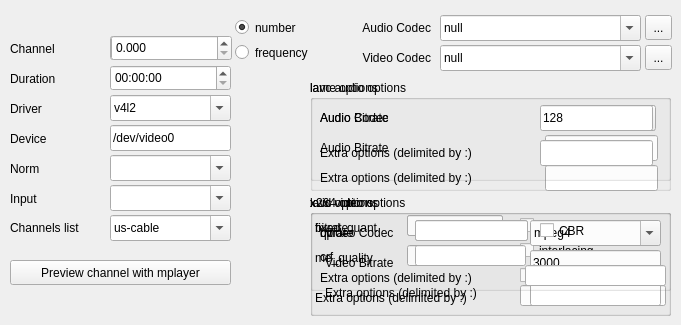
    <widget class="QWidget" name="tab">
     <attribute name="title">
      <string>Main Parameters</string>
     </attribute>
     <widget class="QLabel" name="label_12">
      <property name="geometry">
       <rect>
        <x>10</x>
        <y>131</y>
        <width>91</width>
        <height>16</height>
       </rect>
      </property>
      <property name="text">
       <string>Device</string>
      </property>
     </widget>
     <widget class="QLabel" name="label_6">
      <property name="geometry">
       <rect>
        <x>10</x>
        <y>161</y>
        <width>96</width>
        <height>16</height>
       </rect>
      </property>
      <property name="text">
       <string>Norm</string>
      </property>
     </widget>
     <widget class="QComboBox" name="driver">
      <property name="geometry">
       <rect>
        <x>110</x>
        <y>95</y>
        <width>121</width>
        <height>26</height>
       </rect>
      </property>
      <property name="editable">
       <bool>true</bool>
      </property>
      <item>
       <property name="text">
        <string notr="true">v4l2</string>
       </property>
      </item>
      <item>
       <property name="text">
        <string notr="true">v4l</string>
       </property>
      </item>
     </widget>
     <widget class="QLineEdit" name="device">
      <property name="geometry">
       <rect>
        <x>110</x>
        <y>125</y>
        <width>121</width>
        <height>26</height>
       </rect>
      </property>
      <property name="text">
       <string notr="true">/dev/video0</string>
      </property>
     </widget>
     <widget class="QLabel" name="label_8">
      <property name="geometry">
       <rect>
        <x>320</x>
        <y>20</y>
        <width>111</width>
        <height>16</height>
       </rect>
      </property>
      <property name="text">
       <string>Audio Codec</string>
      </property>
      <property name="alignment">
       <set>Qt::AlignRight|Qt::AlignTrailing|Qt::AlignVCenter</set>
      </property>
     </widget>
     <widget class="QComboBox" name="videocodec">
      <property name="geometry">
       <rect>
        <x>440</x>
        <y>45</y>
        <width>201</width>
        <height>26</height>
       </rect>
      </property>
      <property name="editable">
       <bool>true</bool>
      </property>
      <item>
       <property name="text">
        <string notr="true">null</string>
       </property>
      </item>
     </widget>
     <widget class="QLabel" name="label_2">
      <property name="geometry">
       <rect>
        <x>10</x>
        <y>41</y>
        <width>96</width>
        <height>16</height>
       </rect>
      </property>
      <property name="text">
       <string>Channel</string>
      </property>
     </widget>
     <widget class="QComboBox" name="chanlist">
      <property name="geometry">
       <rect>
        <x>110</x>
        <y>215</y>
        <width>121</width>
        <height>26</height>
       </rect>
      </property>
      <property name="editable">
       <bool>true</bool>
      </property>
      <item>
       <property name="text">
        <string notr="true">us-cable</string>
       </property>
      </item>
      <item>
       <property name="text">
        <string notr="true">us-bcast</string>
       </property>
      </item>
      <item>
       <property name="text">
        <string notr="true">europe-east</string>
       </property>
      </item>
      <item>
       <property name="text">
        <string notr="true">europe-west</string>
       </property>
      </item>
     </widget>
     <widget class="QLabel" name="label_7">
      <property name="geometry">
       <rect>
        <x>10</x>
        <y>221</y>
        <width>96</width>
        <height>31</height>
       </rect>
      </property>
      <property name="text">
       <string>Channels list</string>
      </property>
      <property name="alignment">
       <set>Qt::AlignLeading|Qt::AlignLeft|Qt::AlignTop</set>
      </property>
     </widget>
     <widget class="QSpinBox" name="channel">
      <property name="geometry">
       <rect>
        <x>110</x>
        <y>35</y>
        <width>58</width>
        <height>26</height>
       </rect>
      </property>
     </widget>
     <widget class="QLabel" name="label_4">
      <property name="geometry">
       <rect>
        <x>10</x>
        <y>101</y>
        <width>96</width>
        <height>16</height>
       </rect>
      </property>
      <property name="text">
       <string>Driver</string>
      </property>
     </widget>
     <widget class="QLabel" name="label_3">
      <property name="geometry">
       <rect>
        <x>10</x>
        <y>71</y>
        <width>96</width>
        <height>16</height>
       </rect>
      </property>
      <property name="text">
       <string>Duration</string>
      </property>
     </widget>
     <widget class="QLabel" name="label_9">
      <property name="geometry">
       <rect>
        <x>320</x>
        <y>50</y>
        <width>111</width>
        <height>16</height>
       </rect>
      </property>
      <property name="text">
       <string>Video Codec</string>
      </property>
      <property name="alignment">
       <set>Qt::AlignRight|Qt::AlignTrailing|Qt::AlignVCenter</set>
      </property>
     </widget>
     <widget class="QComboBox" name="audiocodec">
      <property name="geometry">
       <rect>
        <x>440</x>
        <y>15</y>
        <width>201</width>
        <height>26</height>
       </rect>
      </property>
      <property name="editable">
       <bool>true</bool>
      </property>
      <item>
       <property name="text">
        <string notr="true">null</string>
       </property>
      </item>
     </widget>
     <widget class="QTimeEdit" name="duration">
      <property name="geometry">
       <rect>
        <x>110</x>
        <y>65</y>
        <width>121</width>
        <height>26</height>
       </rect>
      </property>
      <property name="displayFormat">
       <string>HH:mm:ss</string>
      </property>
     </widget>
     <widget class="QLabel" name="label_5">
      <property name="geometry">
       <rect>
        <x>10</x>
        <y>191</y>
        <width>96</width>
        <height>16</height>
       </rect>
      </property>
      <property name="text">
       <string>Input</string>
      </property>
     </widget>
     <widget class="QGroupBox" name="lavc_audio_options_box">
      <property name="geometry">
       <rect>
        <x>310</x>
        <y>80</y>
        <width>361</width>
        <height>111</height>
       </rect>
      </property>
      <property name="title">
       <string>lavc audio options</string>
      </property>
      <widget class="QLineEdit" name="lavc_audiobitrate">
       <property name="geometry">
        <rect>
         <x>235</x>
         <y>55</y>
         <width>113</width>
         <height>26</height>
        </rect>
       </property>
       <property name="text">
        <string notr="true">128</string>
       </property>
      </widget>
      <widget class="QLabel" name="label_19">
       <property name="geometry">
        <rect>
         <x>10</x>
         <y>30</y>
         <width>216</width>
         <height>16</height>
        </rect>
       </property>
       <property name="text">
        <string>Audio Codec</string>
       </property>
      </widget>
      <widget class="QLabel" name="label_20">
       <property name="geometry">
        <rect>
         <x>10</x>
         <y>60</y>
         <width>216</width>
         <height>16</height>
        </rect>
       </property>
       <property name="text">
        <string>Audio Bitrate</string>
       </property>
      </widget>
      <widget class="QComboBox" name="lavc_audiocodec">
       <property name="geometry">
        <rect>
         <x>235</x>
         <y>25</y>
         <width>111</width>
         <height>26</height>
        </rect>
       </property>
       <property name="editable">
        <bool>true</bool>
       </property>
       <item>
        <property name="text">
         <string notr="true">mp2</string>
        </property>
       </item>
       <item>
        <property name="text">
         <string notr="true">libmp3lame</string>
        </property>
       </item>
       <item>
        <property name="text">
         <string notr="true">ac3</string>
        </property>
       </item>
       <item>
        <property name="text">
         <string notr="true">flac</string>
        </property>
       </item>
       <item>
        <property name="text">
         <string notr="true">vorbis</string>
        </property>
       </item>
       <item>
        <property name="text">
         <string notr="true">adpcm_ima_wav</string>
        </property>
       </item>
      </widget>
      <widget class="QLineEdit" name="lavc_audio_extra_opts">
       <property name="geometry">
        <rect>
         <x>235</x>
         <y>85</y>
         <width>113</width>
         <height>26</height>
        </rect>
       </property>
       <property name="text">
        <string notr="true"/>
       </property>
      </widget>
      <widget class="QLabel" name="label_40">
       <property name="geometry">
        <rect>
         <x>10</x>
         <y>90</y>
         <width>216</width>
         <height>16</height>
        </rect>
       </property>
       <property name="text">
        <string>Extra options (delimited by :)</string>
       </property>
      </widget>
     </widget>
     <widget class="QToolButton" name="showAudioCodecsButton">
      <property name="geometry">
       <rect>
        <x>645</x>
        <y>15</y>
        <width>27</width>
        <height>25</height>
       </rect>
      </property>
      <property name="text">
       <string notr="true">...</string>
      </property>
     </widget>
     <widget class="QToolButton" name="showVideoCodecsButton">
      <property name="geometry">
       <rect>
        <x>645</x>
        <y>45</y>
        <width>27</width>
        <height>25</height>
       </rect>
      </property>
      <property name="text">
       <string notr="true">...</string>
      </property>
     </widget>
     <widget class="QRadioButton" name="number_rb">
      <property name="geometry">
       <rect>
        <x>235</x>
        <y>15</y>
        <width>96</width>
        <height>25</height>
       </rect>
      </property>
      <property name="text">
       <string>number</string>
      </property>
      <property name="checked">
       <bool>true</bool>
      </property>
     </widget>
     <widget class="QRadioButton" name="freq_rb">
      <property name="geometry">
       <rect>
        <x>235</x>
        <y>40</y>
        <width>96</width>
        <height>25</height>
       </rect>
      </property>
      <property name="text">
       <string>frequency</string>
      </property>
     </widget>
     <widget class="QDoubleSpinBox" name="frequency">
      <property name="geometry">
       <rect>
        <x>111</x>
        <y>35</y>
        <width>121</width>
        <height>26</height>
       </rect>
      </property>
      <property name="decimals">
       <number>3</number>
      </property>
      <property name="maximum">
       <double>9999.989999999999782</double>
      </property>
     </widget>
     <widget class="QPushButton" name="pushButton">
      <property name="geometry">
       <rect>
        <x>10</x>
        <y>260</y>
        <width>221</width>
        <height>25</height>
       </rect>
      </property>
      <property name="text">
       <string>Preview channel with mplayer</string>
      </property>
     </widget>
     <widget class="QGroupBox" name="lavc_video_options_box">
      <property name="geometry">
       <rect>
        <x>310</x>
        <y>195</y>
        <width>361</width>
        <height>121</height>
       </rect>
      </property>
      <property name="title">
       <string>lavc video options</string>
      </property>
      <widget class="QLabel" name="label_22">
       <property name="geometry">
        <rect>
         <x>15</x>
         <y>60</y>
         <width>136</width>
         <height>16</height>
        </rect>
       </property>
       <property name="text">
        <string>Video Bitrate</string>
       </property>
      </widget>
      <widget class="QLabel" name="label_21">
       <property name="geometry">
        <rect>
         <x>15</x>
         <y>30</y>
         <width>136</width>
         <height>16</height>
        </rect>
       </property>
       <property name="text">
        <string>Video Codec</string>
       </property>
      </widget>
      <widget class="QLineEdit" name="lavc_videobitrate">
       <property name="geometry">
        <rect>
         <x>220</x>
         <y>55</y>
         <width>131</width>
         <height>26</height>
        </rect>
       </property>
       <property name="text">
        <string notr="true">3000</string>
       </property>
      </widget>
      <widget class="QComboBox" name="lavc_videocodec">
       <property name="geometry">
        <rect>
         <x>220</x>
         <y>25</y>
         <width>131</width>
         <height>26</height>
        </rect>
       </property>
       <property name="editable">
        <bool>true</bool>
       </property>
       <item>
        <property name="text">
         <string notr="true">mpeg4</string>
        </property>
       </item>
       <item>
        <property name="text">
         <string notr="true">mjpeg</string>
        </property>
       </item>
       <item>
        <property name="text">
         <string notr="true">h263</string>
        </property>
       </item>
       <item>
        <property name="text">
         <string notr="true">h263p</string>
        </property>
       </item>
       <item>
        <property name="text">
         <string notr="true">mspeg4</string>
        </property>
       </item>
       <item>
        <property name="text">
         <string notr="true">mspeg4v2</string>
        </property>
       </item>
       <item>
        <property name="text">
         <string notr="true">wmv1</string>
        </property>
       </item>
       <item>
        <property name="text">
         <string notr="true">wmv2</string>
        </property>
       </item>
       <item>
        <property name="text">
         <string notr="true">rv10</string>
        </property>
       </item>
       <item>
        <property name="text">
         <string notr="true">rv20</string>
        </property>
       </item>
       <item>
        <property name="text">
         <string notr="true">mpeg1video</string>
        </property>
       </item>
       <item>
        <property name="text">
         <string notr="true">huffyuv</string>
        </property>
       </item>
       <item>
        <property name="text">
         <string notr="true">flv</string>
        </property>
       </item>
      </widget>
      <widget class="QLabel" name="label_41">
       <property name="geometry">
        <rect>
         <x>15</x>
         <y>90</y>
         <width>201</width>
         <height>16</height>
        </rect>
       </property>
       <property name="text">
        <string>Extra options (delimited by :)</string>
       </property>
      </widget>
      <widget class="QLineEdit" name="lavc_video_extra_opts">
       <property name="geometry">
        <rect>
         <x>220</x>
         <y>85</y>
         <width>131</width>
         <height>26</height>
        </rect>
       </property>
       <property name="text">
        <string notr="true"/>
       </property>
      </widget>
     </widget>
     <widget class="QGroupBox" name="lame_options_box">
      <property name="geometry">
       <rect>
        <x>310</x>
        <y>80</y>
        <width>361</width>
        <height>101</height>
       </rect>
      </property>
      <property name="title">
       <string>lame options</string>
      </property>
      <widget class="QLabel" name="label_28">
       <property name="geometry">
        <rect>
         <x>10</x>
         <y>30</y>
         <width>206</width>
         <height>16</height>
        </rect>
       </property>
       <property name="text">
        <string>Audio Bitrate</string>
       </property>
      </widget>
      <widget class="QLineEdit" name="lame_audiobitrate">
       <property name="geometry">
        <rect>
         <x>230</x>
         <y>25</y>
         <width>113</width>
         <height>26</height>
        </rect>
       </property>
       <property name="text">
        <string notr="true">128</string>
       </property>
      </widget>
      <widget class="QLabel" name="extra_lame_opts_label">
       <property name="geometry">
        <rect>
         <x>10</x>
         <y>65</y>
         <width>216</width>
         <height>16</height>
        </rect>
       </property>
       <property name="text">
        <string>Extra options (delimited by :)</string>
       </property>
      </widget>
      <widget class="QLineEdit" name="lame_extra_opts">
       <property name="geometry">
        <rect>
         <x>230</x>
         <y>60</y>
         <width>113</width>
         <height>26</height>
        </rect>
       </property>
       <property name="text">
        <string notr="true"/>
       </property>
      </widget>
     </widget>
     <widget class="QComboBox" name="norm">
      <property name="geometry">
       <rect>
        <x>110</x>
        <y>155</y>
        <width>121</width>
        <height>26</height>
       </rect>
      </property>
      <property name="toolTip">
       <string>&lt;html&gt;&lt;head/&gt;&lt;body&gt;&lt;p&gt;The tool will try to get the supported norms from mplayer based on current value of &amp;quot;Device&amp;quot;. However if this fails you may still enter any value for the norm, either by the norm name or its integer value norm or normid.&lt;/p&gt;&lt;/body&gt;&lt;/html&gt;</string>
      </property>
      <property name="editable">
       <bool>true</bool>
      </property>
     </widget>
     <widget class="QComboBox" name="input">
      <property name="geometry">
       <rect>
        <x>110</x>
        <y>185</y>
        <width>121</width>
        <height>26</height>
       </rect>
      </property>
      <property name="toolTip">
       <string>&lt;html&gt;&lt;head/&gt;&lt;body&gt;&lt;p&gt;The tool will try to get the supported inputs from mplayer based on current value of &amp;quot;Device&amp;quot;. However if this fails you may still enter its integer value&lt;/p&gt;&lt;/body&gt;&lt;/html&gt;</string>
      </property>
      <property name="editable">
       <bool>true</bool>
      </property>
     </widget>
     <widget class="QGroupBox" name="x264_options_box">
      <property name="geometry">
       <rect>
        <x>310</x>
        <y>195</y>
        <width>361</width>
        <height>96</height>
       </rect>
      </property>
      <property name="title">
       <string>x264 options</string>
      </property>
      <widget class="QLineEdit" name="x264_bitrate">
       <property name="geometry">
        <rect>
         <x>105</x>
         <y>25</y>
         <width>113</width>
         <height>21</height>
        </rect>
       </property>
       <property name="toolTip">
        <string>&lt;html&gt;&lt;head/&gt;&lt;body&gt;&lt;p&gt;&lt;span style=&quot; font-weight:600;&quot;&gt;bitrate=&amp;lt;value&amp;gt;&lt;/span&gt;&lt;/p&gt;&lt;p&gt;Sets the average bitrate to be used in kbits/second (default: off). Since local bitrate may vary, this average may be inaccurate for very short videos (see ratetol). Constant bitrate can be achieved by combining this with vbv_maxrate, at significant reduction in quality.&lt;/p&gt;&lt;/body&gt;&lt;/html&gt;</string>
       </property>
       <property name="text">
        <string notr="true"/>
       </property>
      </widget>
      <widget class="QLabel" name="x264_bitrate_label">
       <property name="geometry">
        <rect>
         <x>10</x>
         <y>30</y>
         <width>81</width>
         <height>16</height>
        </rect>
       </property>
       <property name="text">
        <string>bitrate</string>
       </property>
      </widget>
      <widget class="QLabel" name="x264_qp_label">
       <property name="geometry">
        <rect>
         <x>10</x>
         <y>30</y>
         <width>81</width>
         <height>16</height>
        </rect>
       </property>
       <property name="text">
        <string>qp</string>
       </property>
      </widget>
      <widget class="QLineEdit" name="x264_qp">
       <property name="geometry">
        <rect>
         <x>105</x>
         <y>25</y>
         <width>113</width>
         <height>21</height>
        </rect>
       </property>
       <property name="toolTip">
        <string>&lt;html&gt;&lt;head/&gt;&lt;body&gt;&lt;p&gt;&lt;span style=&quot; font-weight:600;&quot;&gt;qp=&amp;lt;0−51&amp;gt;&lt;/span&gt;&lt;/p&gt;&lt;p&gt;This selects the quantizer to use for P-frames. I- and B-frames are offset from this value by ip_factor and pb_factor, respectively. 20−40 is a useful range (default: 26). Lower values result in better fidelity, but higher bitrates. 0 is lossless. Note that quantization in H.264 works differently from MPEG-1/2/4: H.264’s quantization parameter (QP) is on a logarithmic scale. The mapping is approximately H264QP = 12 + 6*log2(MPEGQP). For example, MPEG at QP=2 is equivalent to H.264 at QP=18.&lt;/p&gt;&lt;/body&gt;&lt;/html&gt;</string>
       </property>
       <property name="text">
        <string notr="true"/>
       </property>
      </widget>
      <widget class="QLabel" name="label_39">
       <property name="geometry">
        <rect>
         <x>10</x>
         <y>75</y>
         <width>201</width>
         <height>16</height>
        </rect>
       </property>
       <property name="text">
        <string>Extra options (delimited by :)</string>
       </property>
      </widget>
      <widget class="QLineEdit" name="x264_extra_opts">
       <property name="geometry">
        <rect>
         <x>215</x>
         <y>70</y>
         <width>141</width>
         <height>21</height>
        </rect>
       </property>
       <property name="toolTip">
        <string/>
       </property>
       <property name="text">
        <string notr="true"/>
       </property>
      </widget>
      <widget class="QCheckBox" name="x264_cbr">
       <property name="geometry">
        <rect>
         <x>230</x>
         <y>25</y>
         <width>80</width>
         <height>21</height>
        </rect>
       </property>
       <property name="text">
        <string>CBR</string>
       </property>
      </widget>
      <widget class="QLineEdit" name="x264_crf">
       <property name="geometry">
        <rect>
         <x>105</x>
         <y>50</y>
         <width>111</width>
         <height>21</height>
        </rect>
       </property>
      </widget>
      <widget class="QLabel" name="x264_crf_label">
       <property name="geometry">
        <rect>
         <x>10</x>
         <y>55</y>
         <width>52</width>
         <height>13</height>
        </rect>
       </property>
       <property name="text">
        <string>crf</string>
       </property>
      </widget>
     </widget>
     <widget class="QGroupBox" name="xvid_options_box">
      <property name="geometry">
       <rect>
        <x>310</x>
        <y>195</y>
        <width>361</width>
        <height>121</height>
       </rect>
      </property>
      <property name="title">
       <string>xvid options</string>
      </property>
      <widget class="QLabel" name="xvid_bitrate_label">
       <property name="geometry">
        <rect>
         <x>5</x>
         <y>25</y>
         <width>91</width>
         <height>16</height>
        </rect>
       </property>
       <property name="text">
        <string>bitrate</string>
       </property>
      </widget>
      <widget class="QLabel" name="xvid_fixed_quant_label">
       <property name="geometry">
        <rect>
         <x>5</x>
         <y>25</y>
         <width>91</width>
         <height>16</height>
        </rect>
       </property>
       <property name="text">
        <string>fixed_quant</string>
       </property>
      </widget>
      <widget class="QLabel" name="label_35">
       <property name="geometry">
        <rect>
         <x>5</x>
         <y>55</y>
         <width>91</width>
         <height>16</height>
        </rect>
       </property>
       <property name="text">
        <string>me_quality</string>
       </property>
      </widget>
      <widget class="QLineEdit" name="xvid_bitrate">
       <property name="geometry">
        <rect>
         <x>97</x>
         <y>20</y>
         <width>96</width>
         <height>21</height>
        </rect>
       </property>
       <property name="toolTip">
        <string>&lt;html&gt;&lt;head/&gt;&lt;body&gt;&lt;p&gt;&lt;span style=&quot; font-weight:600;&quot;&gt;bitrate=&amp;lt;value&amp;gt; (CBR or two pass mode)&lt;/span&gt;&lt;/p&gt;&lt;p&gt;Sets the bitrate to be used in kbits/second if &amp;lt;16000 or in bits/second if &amp;gt;16000. If &amp;lt;value&amp;gt; is negative, XviD will use its absolute value as the target size (in kBytes) of the video and compute the associated bitrate automagically (default: 687 kbits/s).&lt;/p&gt;&lt;/body&gt;&lt;/html&gt;</string>
       </property>
       <property name="text">
        <string notr="true"/>
       </property>
      </widget>
      <widget class="QLineEdit" name="xvid_fixed_quant">
       <property name="geometry">
        <rect>
         <x>97</x>
         <y>20</y>
         <width>96</width>
         <height>21</height>
        </rect>
       </property>
       <property name="toolTip">
        <string>&lt;html&gt;&lt;head/&gt;&lt;body&gt;&lt;p&gt;&lt;span style=&quot; font-weight:600;&quot;&gt;fixed_quant=&amp;lt;1−31&amp;gt;&lt;/span&gt;&lt;/p&gt;&lt;p&gt;Switch to fixed quantizer mode and specify the quantizer to be used.&lt;/p&gt;&lt;/body&gt;&lt;/html&gt;</string>
       </property>
       <property name="text">
        <string notr="true"/>
       </property>
      </widget>
      <widget class="QLineEdit" name="xvid_me_quality">
       <property name="geometry">
        <rect>
         <x>97</x>
         <y>50</y>
         <width>96</width>
         <height>21</height>
        </rect>
       </property>
       <property name="toolTip">
        <string>&lt;html&gt;&lt;head/&gt;&lt;body&gt;&lt;p&gt;&lt;span style=&quot; font-weight:600;&quot;&gt;me_quality=&amp;lt;0−6&amp;gt;&lt;/span&gt;&lt;/p&gt;&lt;p&gt;This option controls the motion estimation subsystem. The higher the value, the more precise the estimation should be (default: 6). The more precise the motion estimation is, the more bits can be saved. Precision is gained at the expense of CPU time so decrease this setting if you need realtime encoding.&lt;/p&gt;&lt;/body&gt;&lt;/html&gt;</string>
       </property>
       <property name="text">
        <string notr="true"/>
       </property>
      </widget>
      <widget class="QCheckBox" name="xvid_interlacing">
       <property name="geometry">
        <rect>
         <x>210</x>
         <y>45</y>
         <width>141</width>
         <height>21</height>
        </rect>
       </property>
       <property name="toolTip">
        <string>&lt;html&gt;&lt;head/&gt;&lt;body&gt;&lt;p&gt;&lt;span style=&quot; font-weight:600;&quot;&gt;interlacing&lt;/span&gt;&lt;/p&gt;&lt;p&gt;Encode the fields of interlaced video material. Turn this option on for interlaced content. &lt;/p&gt;&lt;p&gt;NOTE: Should you rescale the video, you would need an interlace-aware resizer, which you can activate with −vf scale=&amp;lt;width&amp;gt;:&amp;lt;height&amp;gt;:1&lt;/p&gt;&lt;/body&gt;&lt;/html&gt;</string>
       </property>
       <property name="text">
        <string>interlacing</string>
       </property>
      </widget>
      <widget class="QCheckBox" name="xvid_cartoon">
       <property name="geometry">
        <rect>
         <x>210</x>
         <y>70</y>
         <width>141</width>
         <height>21</height>
        </rect>
       </property>
       <property name="toolTip">
        <string>&lt;html&gt;&lt;head/&gt;&lt;body&gt;&lt;p&gt;&lt;span style=&quot; font-weight:600;&quot;&gt;cartoon&lt;/span&gt;&lt;/p&gt;&lt;p&gt;Activate this if your encoded sequence is an anime/cartoon. It modifies some XviD internal thresholds so XviD takes better decisions on frame types and motion vectors for flat looking cartoons.&lt;/p&gt;&lt;/body&gt;&lt;/html&gt;</string>
       </property>
       <property name="text">
        <string>cartoon</string>
       </property>
      </widget>
      <widget class="QLabel" name="label_36">
       <property name="geometry">
        <rect>
         <x>5</x>
         <y>95</y>
         <width>206</width>
         <height>16</height>
        </rect>
       </property>
       <property name="text">
        <string>Extra options (delimited by :)</string>
       </property>
      </widget>
      <widget class="QLineEdit" name="xvid_extra_opts">
       <property name="geometry">
        <rect>
         <x>210</x>
         <y>90</y>
         <width>146</width>
         <height>21</height>
        </rect>
       </property>
       <property name="text">
        <string notr="true"/>
       </property>
      </widget>
      <widget class="QCheckBox" name="xvid_cbr">
       <property name="geometry">
        <rect>
         <x>210</x>
         <y>20</y>
         <width>136</width>
         <height>21</height>
        </rect>
       </property>
       <property name="text">
        <string>CBR</string>
       </property>
      </widget>
     </widget>
     <zorder>xvid_options_box</zorder>
     <zorder>label_12</zorder>
     <zorder>label_6</zorder>
     <zorder>driver</zorder>
     <zorder>device</zorder>
     <zorder>label_8</zorder>
     <zorder>videocodec</zorder>
     <zorder>label_2</zorder>
     <zorder>chanlist</zorder>
     <zorder>label_7</zorder>
     <zorder>channel</zorder>
     <zorder>label_4</zorder>
     <zorder>label_3</zorder>
     <zorder>label_9</zorder>
     <zorder>audiocodec</zorder>
     <zorder>duration</zorder>
     <zorder>label_5</zorder>
     <zorder>lavc_audio_options_box</zorder>
     <zorder>showAudioCodecsButton</zorder>
     <zorder>showVideoCodecsButton</zorder>
     <zorder>number_rb</zorder>
     <zorder>freq_rb</zorder>
     <zorder>frequency</zorder>
     <zorder>pushButton</zorder>
     <zorder>lavc_video_options_box</zorder>
     <zorder>lame_options_box</zorder>
     <zorder>norm</zorder>
     <zorder>input</zorder>
     <zorder>x264_options_box</zorder>
    </widget>
